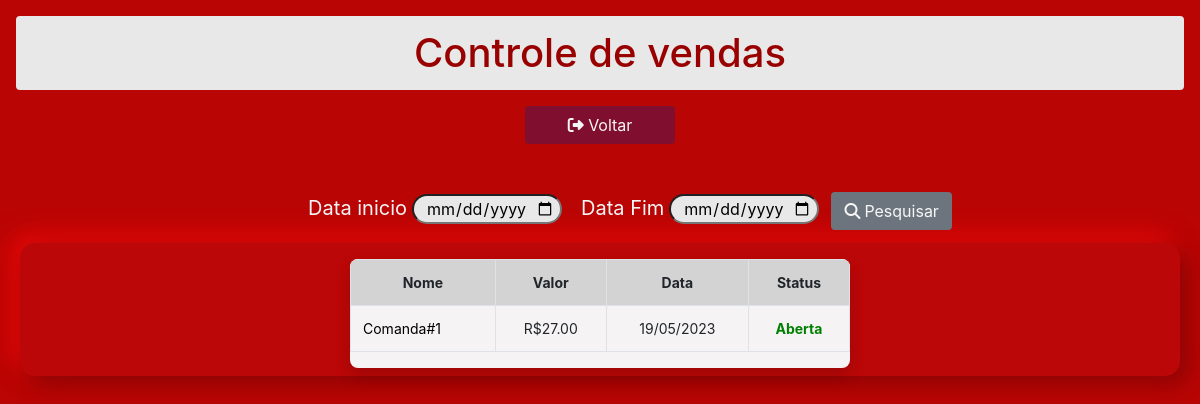
The page /admin/vendas.php on the database its author committed.
### tables this page shows
CREATE TABLE `tab_comanda` (
  `id` int(10) NOT NULL,
  `nome` varchar(100) NOT NULL,
  `valor` decimal(10,2) NOT NULL,
  `data` datetime NOT NULL,
  `status` int(1) NOT NULL,
  `pronta` int(1) NOT NULL
);

### admin/comandas.php (the view, shortened to what this page needs)
<?php
	if ($query->rowCount() <= 0) {
		echo '<h3 class="alert alert-danger m-3 mt-4">Não foi encontrado nenhum registro!</h3>';
	}else{
		echo '
			<div class="table-responsive shadow mt-3" id="tabela">
				<table class="table table-bordered table-striped table-hover" >
				<tr style="background-color: #d3d3d3">
					<th class="text-center">Nome</th>
					<th class="text-center">Valor</th>
					<th class="text-center">Data</th>
					<th class="text-center">Status</th>
				</tr>
		';} ?>
		<?php foreach ($resultado as $res) { ?>
				<tr>
						<td class="text-left align-middle"><a href="../comanda/alterar-comanda.php?id=<?php echo $res['id'] ?>" style="color: black;"><?php echo $res['nome'] ?></a></td>
						<td class="text-center align-middle">R$<?php echo $res['valor'] ?></td>
						<td class="text-center align-middle"><?php echo date('d/m/Y',strtotime($res['data'])) ?></td>
						<td class="text-center align-middle"><?php echo $res['status'] == 1 ? '<b style="color: green">Aberta</b>' : '<b style="color: red">Fechada</b>' ?></td>
				</tr>
		<?php } ?>
			</table>
	</div>

### admin/css/style.css (style rules this page uses)
body { background-color: #b90504; }
#tabelaPro tr,th { font-size: 14px; }
#tabela { font-size: 14px; border-radius: 8px; background-color: #f5f3f4; width: 700px; max-height: 550px; overflow: auto; }
@media only screen and (max-width: 1600px) { #tabela { width: 500px; overflow: auto; } }
@media only screen and (max-width: 1200px) { #tabela { width: 500px; overflow: auto; } }

### rows shown on the page
tab_comanda: nome "Comanda#1", valor "27.00", data "19/05/2023", status "Aberta"
